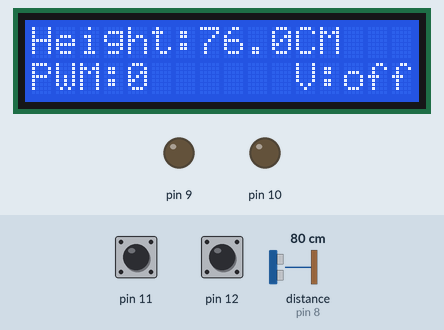
A sketch run on a simulated Arduino Uno, built with avr-gcc and run on an emulated ATmega328P. On the bench: 16×2 character LCD, output pins drawn as LEDs (lit = HIGH). Inputs (shaded band) come from the test bench; at power-on: pin 12 HIGH, pin 11 HIGH, distance to the obstacle (sensor on pin 8) 80 cm. The echo pulse lasts 58.3 µs per cm; pins used as bus, display or sensor lines are not drawn.

Above: at 1.27 s.
1.3 s: pin 12 pulled LOW for 0.15 s
At 1.8 s:
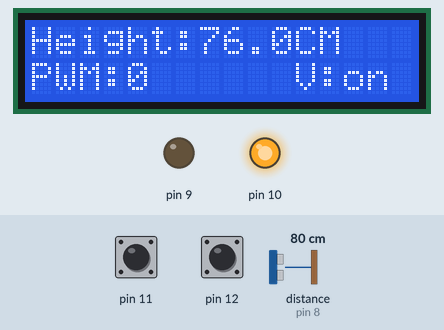
2.0 s: pin 11 pulled LOW for 0.15 s
2.7 s: pin 12 pulled LOW for 1 s
At 3.9 s:
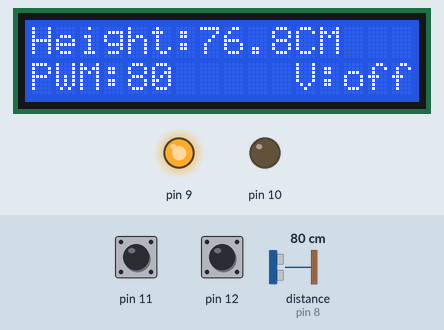
4.3 s: pin 12 pulled LOW for 0.15 s
At 4.8 s:
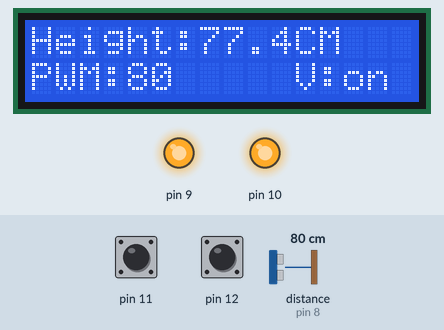
5.0 s: distance to the obstacle (sensor on pin 8) set to 2 cm
At 5.02 s:
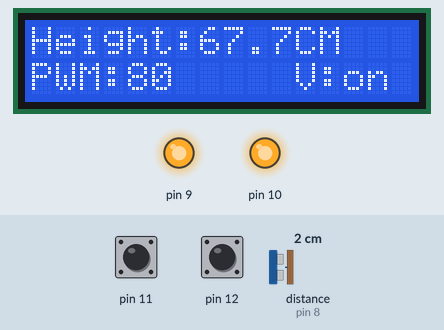
6.5 s: distance to the obstacle (sensor on pin 8) set to 4 cm
At 8.8 s:
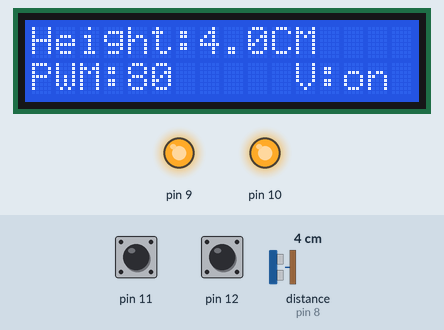
Timing chart, 0 to 9.1 s (numbered marks = the images above; inputs shaded):
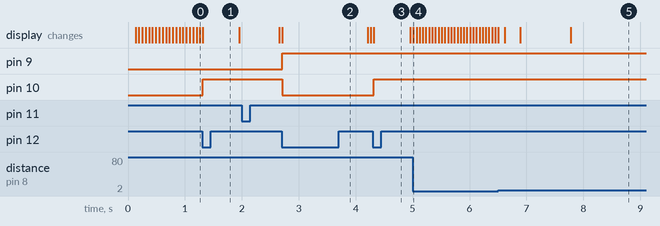

Measured:
- after the input at 1.3 s, pin 10: LOW → HIGH at once; the display: changes at once (image 1)
- after the input at 2.7 s, pin 10: HIGH → LOW at once; the display: changes at once (image 2)
- after the input at 4.3 s, pin 10: LOW → HIGH at once; the display: changes at once (image 3)

The sketch:

TEST2.ino
```cpp
#include <LiquidCrystal.h>
LiquidCrystal lcd(0,1,2,3,4,5,6);
double a=0.0;
unsigned char i;
signed char c=1;
signed char b=1;
unsigned char speed=80;
unsigned char avrage=100;
unsigned char max_avrage=100;
unsigned char min_avrage=100;
//*************
//double filter=0.1;
//*************
double avrage_filter=0.00;
//*************
double CHANGES = 0.1;           //Q
double NOIS = 5.0;              //R
double UNCERTAINTY = 1.0;       //P
double K_COEFFICIENT = 0.0;     //K
//*************
void setup()
{
 pinMode(7,OUTPUT);
 pinMode(8,INPUT);
 digitalWrite(7, LOW);
 lcd.begin(16,2);
 lcd.clear();
 pinMode (11,INPUT_PULLUP);
 pinMode (12,INPUT_PULLUP);
 pinMode (9,OUTPUT);
 pinMode (10,OUTPUT);
}
void loop()
{
 if(digitalRead(12)==LOW)
 {
  if(c==1)
  {
    lcd.setCursor(11,1);
    lcd.print("V:on ");
    digitalWrite(10,HIGH);
    while(digitalRead(12)==LOW){};
    delay(500);
  }
  if(c==-1)
  {
    lcd.setCursor(11,1);
    lcd.print("V:off");
    digitalWrite(10,LOW);
    while(digitalRead(12)==LOW){};
    delay(500);
  }
  c=c*-1;
 }
 if(digitalRead(11)==LOW)
 {
  if(b==1)
  {
    while(digitalRead(11)==LOW){};
    delay(500);
  }
  if(b==-1)
  {
    digitalWrite(9,LOW);//analogWrite(9,0);
    while(digitalRead(11)==LOW){};
    delay(500);
  }
  b=b*-1;
 }
 if(c==1)
  {
   lcd.setCursor(11,1);
   lcd.print("V:off");
  }
  else
  {
   lcd.setCursor(11,1);
   lcd.print("V:on ");
  }
  a=0.00;
   digitalWrite(7,HIGH);
   delayMicroseconds(10);
   digitalWrite(7,LOW);
   a=pulseIn(8,HIGH);
  a=(a*0.034)/2;
  //a=a-23.2;
 //*************
 //avrage_filter = (filter* a) + ((1 - filter) * avrage_filter);
 //*************
  UNCERTAINTY = UNCERTAINTY + CHANGES;
  K_COEFFICIENT = UNCERTAINTY / (UNCERTAINTY + NOIS);
  avrage_filter = avrage_filter + K_COEFFICIENT * (a - avrage_filter);
  UNCERTAINTY = (1 - K_COEFFICIENT) * UNCERTAINTY;
  //*************
  lcd.setCursor(0,0);
  lcd.print("Height:");
  lcd.print(avrage_filter,1);
  lcd.print("CM   ");
  delay(50);
 if(b==-1 && a<=avrage)
 {
  digitalWrite(9,HIGH);//analogWrite(9,speed);
  lcd.setCursor(0,1);
  lcd.print("PWM:");
  lcd.print(speed);
  lcd.print("   ");
  if(avrage==min_avrage){avrage=max_avrage;}
 }
 else
 {
  digitalWrite(9,LOW);//analogWrite(9,0);
  lcd.setCursor(0,1);
  lcd.print("PWM:0  ");
  if(avrage==max_avrage && b==-1){avrage=min_avrage;}
 }
}
```
